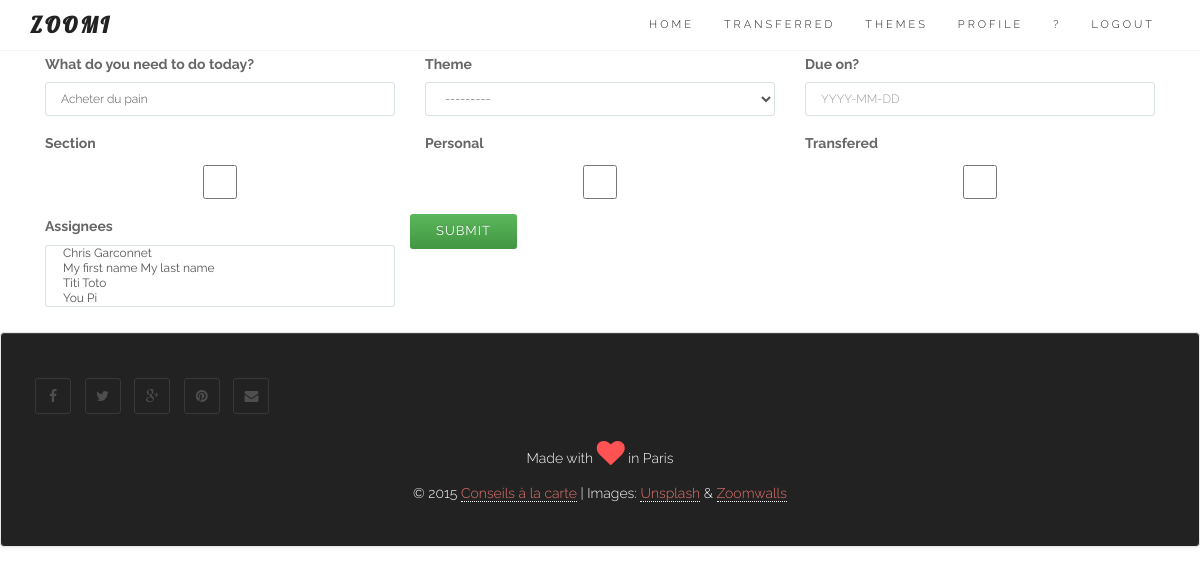
Page /entries/6/ (signed in) on the earlier database version.
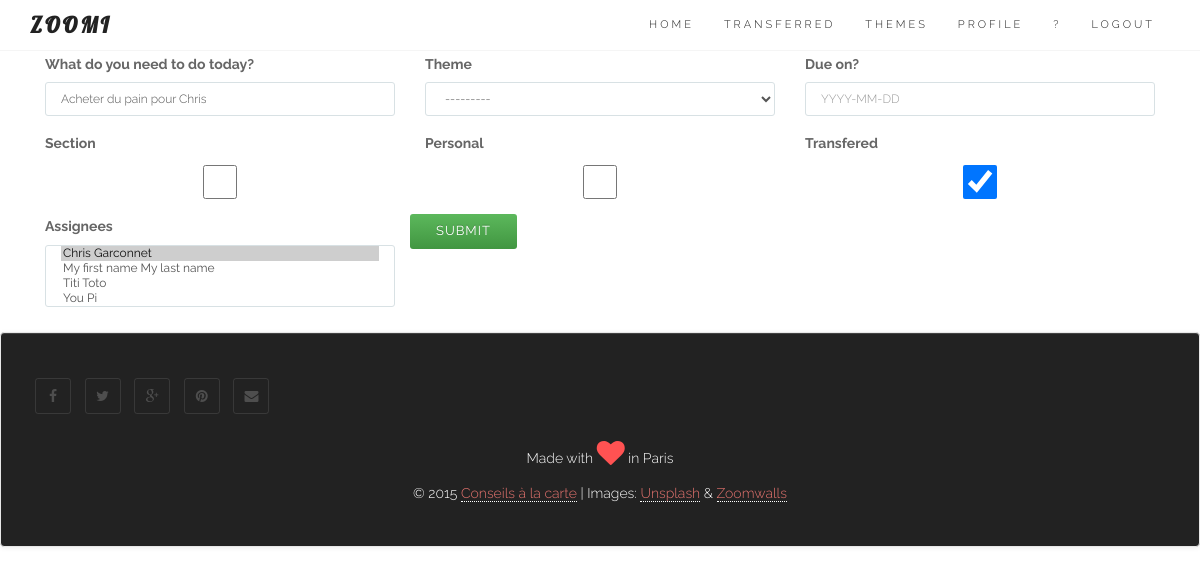
Same page on the later database version.
### core/models.py (models this page shows, shortened)
class Entry(models.Model):
	user = models.ForeignKey(User)
	name = models.CharField(max_length=100)
	data = models.CharField(max_length=200, blank=True)
	order = models.IntegerField(default=1000)
	duedate = models.DateField(null=True, blank=True)
	done = models.BooleanField(default=False) # 0 = to do / 1 = completed
	impediment = models.BooleanField(default=False) # 0 = No / 1 = Yes
	transfered = models.BooleanField(default=False) # 0 = No / 1 = Yes = no longer in your List
	personal = models.BooleanField(default=False) # 0 = No / 1 = Yes
	assignees = models.ManyToManyField(User, related_name='assignees',blank=True)
	section = models.BooleanField(default=False) # 0 = No / 1 = Yes
	created_at = models.DateTimeField(auto_now_add=True)
	completed_on = models.DateTimeField(null=True, blank=True)
	theme = models.ForeignKey(Theme, null=True, blank=True)
	class Meta:
		ordering = ['order']
		verbose_name_plural = "entries"

### core/views.py (the view, shortened to what this page needs)
# urls.py: url(r'^entries/(?P<pk>\d+)/$', login_required(coreviews.EntryUpdateView.as_view()), name='detail'),
class EntryUpdateView(UpdateView): # re-used from v2
	model = coremodels.Entry
	template_name = 'base/form.html'
	form_class = coremodels.EntryUpdateForm
	def get_queryset(self):
		base_qs = super(EntryUpdateView, self).get_queryset()
		return base_qs.filter(Q(user=self.request.user) | Q(assignees=self.request.user))
	def get_form_kwargs(self):
		kwargs = super(EntryUpdateView, self).get_form_kwargs()
		kwargs['user'] = self.request.user
		return kwargs

### core/models.py
class EntryUpdateForm(ModelForm):
	class Meta:
		model = Entry
		fields = ['name','theme','duedate','section','personal','transfered','assignees'] # the fields on the edit page
	def __init__(self, *args, **kwargs): # current_business, as parameter (cf Creeam)
		self.request = kwargs.pop('request', None)
		current_user = kwargs.pop('user')
		super(EntryUpdateForm, self).__init__(*args, **kwargs)
		self.fields['name'].label = "What do you need to do today?"
		self.fields['duedate'].label = "Due on?"
		self.fields['duedate'].widget.attrs['placeholder'] = "YYYY-MM-DD"
		self.fields['name'].widget.attrs['autofocus'] = "on"
		users = User.objects.all()
		self.fields['assignees'].choices = [(user.pk, user.get_full_name()) for user in users]
		self.fields['theme'].queryset = Theme.objects.filter(user=current_user)

### core/models.py (called while the page is built)
	def __str__(self):
		return str(self.name)

### templates/base/form.html (shortened to what this page needs)
{% extends "base/theme.html" %}
{% load staticfiles %}
{% load widget_tweaks %}
{% block content %}
<link rel="stylesheet" href="{% static "css/zoomi.css" %}">
<section id="services">
<div class="container">
<div class="row">
{% if form %}
<div class="col-md-12">
<form action="" method="post" enctype="multipart/form-data">{% csrf_token %}{{ form.media }}
{% for field in form %}
<div class="col-md-4">
	<div class="form-group warning">
	<label for="exampleInputFile">{{ field.label }}</label>
	{{ field|add_class:"form-control"}}
	</div>
</div>
{% endfor %}
<input type="submit" class="btn btn-success" role="button" value="{{ verb|default:"Submit" }}" />
</form>
</div>
{% endif %}
</div>
</div>
</section>
<p>
{% endblock %}

### templates/base/theme.html (shortened to what this page needs)
{% load staticfiles %}
{% load widget_tweaks %}
<!DOCTYPE html>
<html lang="en">
<head>
{% block css_js %}
		<link rel="stylesheet" href="https://maxcdn.bootstrapcdn.com/bootstrap/3.3.6/css/bootstrap.min.css">
		<link rel="stylesheet" href="https://maxcdn.bootstrapcdn.com/bootstrap/3.3.6/css/bootstrap-theme.min.css">
	<link href="{% static "css/font-awesome.min.css" %}" rel="stylesheet" media="screen">
	<link href="{% static "css/simple-line-icons.css" %}" rel="stylesheet" media="screen">
	<link href="{% static "css/animate.css" %}" rel="stylesheet">
	<link href="{% static "css/style.css" %}" rel="stylesheet" media="screen">
	<link rel="stylesheet" href="https://code.jquery.com/mobile/1.4.5/jquery.mobile-1.4.5.min.css" />
{% endblock %}
</head>
<body>
{% block navigation %}
	<header class="header">
		<nav class="navbar navbar-custom" role="navigation">
			<div class="container">
				<div class="navbar-header">
					<a class="navbar-brand" href="/">Zoomi</a>
				</div>
				<div class="collapse navbar-collapse" id="custom-collapse" data-role="navbar">
					<ul class="nav navbar-nav navbar-right">
						<li><a href="/">Home</a></li>
						{% if user.is_authenticated %}
						<li>
						    <a class="page-scroll" href="/transferred">Transferred</a>
						</li>
						<li>
						    <a class="page-scroll" href="/themes">Themes</a>
						</li>
						<li>
						    <a class="page-scroll" href="/user/details">Profile</a>
						</li>
						<li>
						    <a class="page-scroll" href="/releases">?</a>
						</li>
						<li>
						    <a class="page-scroll" href="/logout">Logout</a>
						</li>
						{% else %}
						<li>
						    <a class="page-scroll" href="/entrance">Log in</a>
						</li>
						{% endif %}
 					</ul>
				</div>
			</div>
		</nav>
	</header>
{% endblock %}
<div class="container">
	<div class="row">
		<div class="col-sm-12">
		</div>
	</div>
</div>
{% block content %}{% endblock %}
{% block footer %}
	<footer id="footer" class="navbar navbar-default">
		<div class="container">
			<div class="row">
				<div class="col-sm-12">
					<ul class="social-links">
						<li><a href="index.html#" class="wow fadeInUp"><i class="fa fa-facebook"></i></a></li>
						<li><a href="index.html#" class="wow fadeInUp" data-wow-delay=".1s"><i class="fa fa-twitter"></i></a></li>
						<li><a href="index.html#" class="wow fadeInUp" data-wow-delay=".2s"><i class="fa fa-google-plus"></i></a></li>
						<li><a href="index.html#" class="wow fadeInUp" data-wow-delay=".4s"><i class="fa fa-pinterest"></i></a></li>
						<li><a href="index.html#" class="wow fadeInUp" data-wow-delay=".5s"><i class="fa fa-envelope"></i></a></li>
					</ul>
					<p class="heart">
                        Made with <span class="fa fa-heart fa-2x animated pulse"></span> in Paris
                    </p>
                    <p class="copyright">
                        © 2015 <a href="http://conseil.garconnet.ch" target=_new >Conseils à la carte</a> | Images: <a href="https://unsplash.com/">Unsplash</a> & <a href="http://zoomwalls.com/">Zoomwalls</a>
					</p>
				</div>
			</div>
		</div>
	</footer>
{% endblock %}
</body>
</html>

### templates/entry/create.html (shortened to what this page needs)
{% load widget_tweaks %}

### static/css/style.css (style rules this page uses)
body { font: 300 14px/1.8 'Raleway', sans-serif; color: #666; overflow-x: hidden; }
a { color: #E7746F; }
.navbar a, .form-control { -webkit-transition: all 0.4s ease-in-out 0s; -moz-transition: all 0.4s ease-in-out 0s; -ms-transition: all 0.4s ease-in-out 0s; -o-transition: all 0.4s ease-in-out 0s; transition: all 0.4s ease-in-out 0s; }
a, .btn { -webkit-transition: all 0.125s ease-in-out 0s; -moz-transition: all 0.125s ease-in-out 0s; -ms-transition: all 0.125s ease-in-out 0s; -o-transition: all 0.125s ease-in-out 0s; transition: all 0.125s ease-in-out 0s; }
.btn, .form-control, .form-control:hover, .form-control:focus, .navbar-custom .dropdown-menu { -webkit-box-shadow: none; box-shadow: none; }
.btn, .iconbox, .progress, #filter li, .scroll-up a, .form-control, .input-group-addon { -webkit-border-radius: 3px; -moz-border-radius: 3px; -o-border-radius: 3px; border-radius: 3px; }
.form-control { background: #FFF; border: 1px solid #D8E1E4; font-size: 12px; padding: 0 15px; }
.btn { font-family: Raleway, sans-serif; text-transform: uppercase; letter-spacing: 1px; font-size: 13px; padding: 8px 26px; border: 0; }
#footer { background: #222; text-align: center; padding: 40px 0; color: #FFF; }
.copyright { margin: 0; }
.copyright a { border-bottom: 1px dotted #fff; }
#footer span { animation-iteration-count: infinite; -webkit-animation-iteration-count: infinite; color: #ff5252; }
.social-links { list-style: none; padding: 0; margin: 0 0 20px; }
.social-links li { display: inline-block; margin: 5px; }
.social-links a { width: 36px; height: 36px; display: block; line-height: 35px; text-align: center; border: 1px solid rgba(255, 255, 255, .1); -webkit-border-radius: 3px; -moz-border-radius: 3px; border-radius: 3px; font-size: 14px; color: rgba(255, 255, 255, .2); }
.header { border-bottom: 1px solid #f5f5f5; position: relative; width: 100%; z-index: 998; }
.navbar-custom { border: 0; border-radius: 0; margin: 0; text-transform: uppercase; font-family: Raleway, sans-serif; }
.navbar-custom, .navbar-custom .dropdown-menu { background: #fff; padding: 0; }
.navbar-custom .navbar-brand, .navbar-custom .navbar-nav > li > a, .navbar-custom .navbar-nav .dropdown-menu > li > a { font-size: 11px; letter-spacing: 3px; color: #222; }
.navbar-custom .navbar-brand { font-weight: 700; font-size: 22px; font-family: Lobster, cursive; }

### static/css/zoomi.css (style rules this page uses)
html { position: relative; min-height: 100%; }
body { margin-bottom: 130px; }
ul { padding: 0; text-align: left; list-style: none; }

Differences in the rows shown:
changed Entry: name "Acheter du pain" → "Acheter du pain pour Chris"; transfered "☐" → "☑"
Other differences:
form field assignees: "Chris Garconnet / My first name My last name / Titi Toto / You Pi" → "Chris Garconnet ☑ / My first name My last name / Titi Toto / You Pi"
